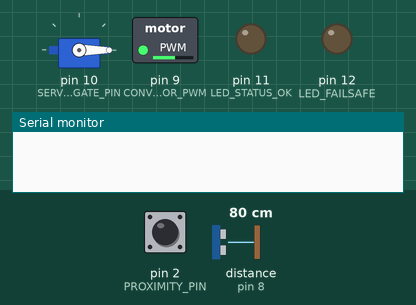
This sketch was run on a simulated Arduino Uno, built with avr-gcc and run on an emulated ATmega328P. On the bench: servo, switched loads named in the sketch (green lamp = pin HIGH), output pins drawn as LEDs (lit = HIGH), the last lines printed to the serial monitor. Wiring (inferred from the names in the program): ultrasonic range finder: trigger pin 7; echo pin 8. The test bench sets the inputs (shaded band); at power-on: distance to the obstacle (sensor on pin 8) 80 cm, pin 2 (PROXIMITY_PIN) HIGH. The echo pulse lasts 58.3 µs per cm; pins used as bus, display or sensor lines are not drawn.

Above: at 1.2 s.
1.3 s: distance to the obstacle (sensor on pin 8) set to 17 cm
2.8 s: distance to the obstacle (sensor on pin 8) set to 13 cm
At 4.0 s:
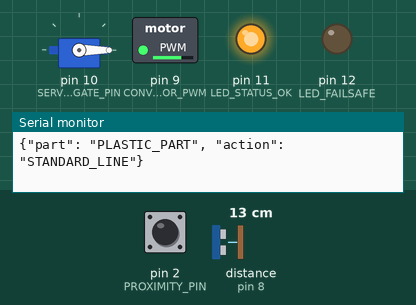
4.3 s: pin 2 (PROXIMITY_PIN) pulled LOW for 3.2 s
At 5.3 s:
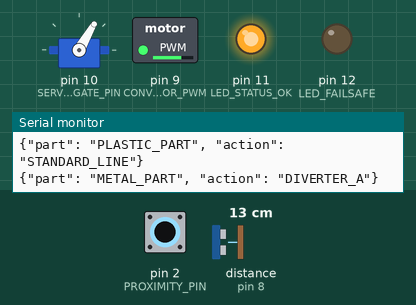
9.0 s: distance to the obstacle (sensor on pin 8) set to 2 cm
At 10.4 s:
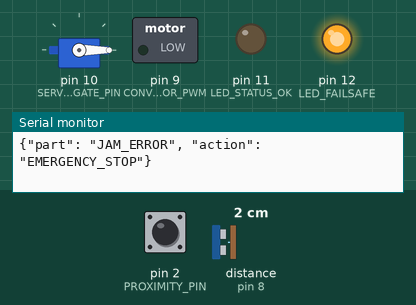
10.7 s: distance to the obstacle (sensor on pin 8) set to 18 cm
At 12.1 s:
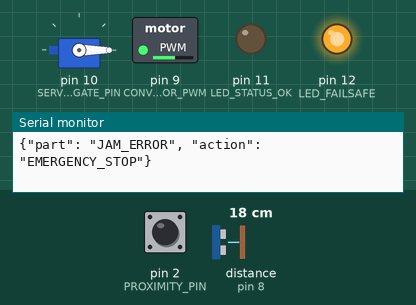
13.0 s: distance to the obstacle (sensor on pin 8) set to 4 cm
At 14.1 s:
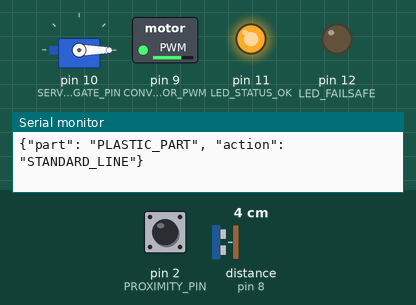
Timing chart, 0 to 15.5 s (numbered marks = the images above; inputs shaded):
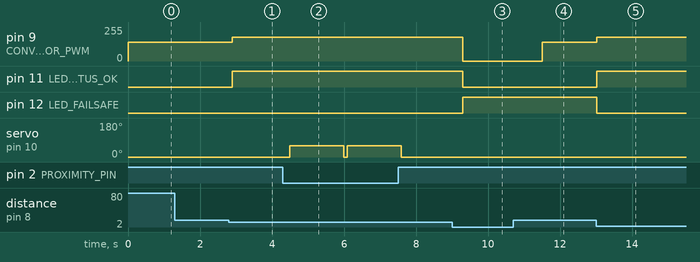

Measured:
- the behaviour switches between 16 and 15 cm on distance to the obstacle (sensor on pin 8) (found by bisection; images 0 and 1)
- after the input at 1.3 s, every drawn part: stays the same
- after the input at 2.8 s, pin 9 (CONVEYOR_MOTOR_PWM): 140/255 → 180/255 after 0.09 s; pin 11 (LED_STATUS_OK): LOW → HIGH after 0.09 s
- after the input at 4.3 s, servo on pin 10 (SERVO_GATE_PIN): alternates 60° for 1.5 s and 0° for 0.10 s, starting after 0.19 s
- after the input at 9.0 s, pin 9 (CONVEYOR_MOTOR_PWM): 180/255 → 0/255 after 0.30 s; pin 11 (LED_STATUS_OK): HIGH → LOW after 0.30 s; pin 12 (LED_FAILSAFE): LOW → HIGH after 0.30 s
- after the input at 10.7 s, pin 9 (CONVEYOR_MOTOR_PWM): 0/255 → 140/255 after 0.80 s
- after the input at 13.0 s, pin 9 (CONVEYOR_MOTOR_PWM): 140/255 → 180/255 at once; pin 11 (LED_STATUS_OK): LOW → HIGH at once; pin 12 (LED_FAILSAFE): HIGH → LOW at once

The sketch:

smart_conveyor_plc_logic.ino
```cpp
// Progree Robotics & Automation - Task 4
// Smart Conveyor PLC Logic & Edge Telemetry Controller

#include <Servo.h>

const int TRIG_PIN = 7;
const int ECHO_PIN = 8;
const int PROXIMITY_PIN = 2;
const int CONVEYOR_MOTOR_PWM = 9;
const int SERVO_GATE_PIN = 10;
const int LED_STATUS_OK = 11;
const int LED_FAILSAFE = 12;

Servo sortGate;

void setup() {
  pinMode(TRIG_PIN, OUTPUT);
  pinMode(ECHO_PIN, INPUT);
  pinMode(PROXIMITY_PIN, INPUT_PULLUP);
  pinMode(CONVEYOR_MOTOR_PWM, OUTPUT);
  pinMode(LED_STATUS_OK, OUTPUT);
  pinMode(LED_FAILSAFE, OUTPUT);

  sortGate.attach(SERVO_GATE_PIN);
  sortGate.write(0);
  Serial.begin(115200);
}

long measureDistance() {
  digitalWrite(TRIG_PIN, LOW);
  delayMicroseconds(2);
  digitalWrite(TRIG_PIN, HIGH);
  delayMicroseconds(10);
  digitalWrite(TRIG_PIN, LOW);
  long duration = pulseIn(ECHO_PIN, HIGH, 25000);
  return (duration == 0) ? 999 : (duration * 0.034 / 2);
}

void loop() {
  long distance = measureDistance();
  bool objectDetected = (distance > 2 && distance < 15);
  bool isMetal = (digitalRead(PROXIMITY_PIN) == LOW);

  if (objectDetected) {
    digitalWrite(LED_STATUS_OK, HIGH);
    digitalWrite(LED_FAILSAFE, LOW);
    analogWrite(CONVEYOR_MOTOR_PWM, 180);

    if (isMetal) {
      sortGate.write(60);
      Serial.println("{\"part\": \"METAL_PART\", \"action\": \"DIVERTER_A\"}");
    } else {
      sortGate.write(0);
      Serial.println("{\"part\": \"PLASTIC_PART\", \"action\": \"STANDARD_LINE\"}");
    }
    delay(1500);
    sortGate.write(0);
  } else if (distance < 2) {
    analogWrite(CONVEYOR_MOTOR_PWM, 0);
    digitalWrite(LED_STATUS_OK, LOW);
    digitalWrite(LED_FAILSAFE, HIGH);
    Serial.println("{\"part\": \"JAM_ERROR\", \"action\": \"EMERGENCY_STOP\"}");
    delay(1000);
  } else {
    analogWrite(CONVEYOR_MOTOR_PWM, 140);
  }
  delay(100);
}
```
